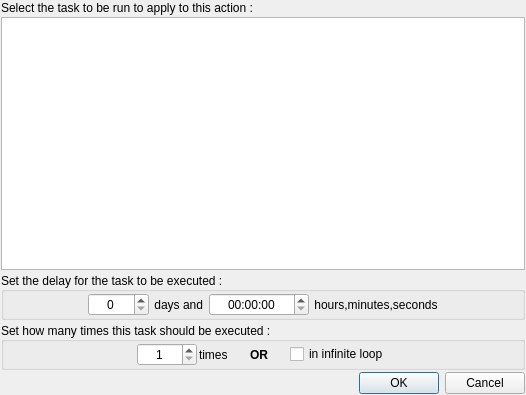
<?xml version="1.0" encoding="UTF-8"?>
<ui version="4.0">
 <class>CreateRunningOtherTaskActionDialog</class>
 <widget class="QDialog" name="CreateRunningOtherTaskActionDialog">
  <property name="geometry">
   <rect>
    <x>0</x>
    <y>0</y>
    <width>526</width>
    <height>395</height>
   </rect>
  </property>
  <property name="windowTitle">
   <string>Create/Edit a Running Another Task Action</string>
  </property>
  <layout class="QVBoxLayout" name="verticalLayout">
   <property name="spacing">
    <number>2</number>
   </property>
   <property name="leftMargin">
    <number>1</number>
   </property>
   <property name="topMargin">
    <number>1</number>
   </property>
   <property name="rightMargin">
    <number>1</number>
   </property>
   <property name="bottomMargin">
    <number>1</number>
   </property>
   <item>
    <widget class="QLabel" name="label">
     <property name="text">
      <string>Select the task to be run to apply to this action :</string>
     </property>
    </widget>
   </item>
   <item>
    <widget class="NoFocusCellTableWidget" name="tableWidget">
     <property name="focusPolicy">
      <enum>Qt::FocusPolicy::StrongFocus</enum>
     </property>
     <property name="horizontalScrollBarPolicy">
      <enum>Qt::ScrollBarPolicy::ScrollBarAlwaysOff</enum>
     </property>
     <property name="editTriggers">
      <set>QAbstractItemView::EditTrigger::NoEditTriggers</set>
     </property>
     <property name="tabKeyNavigation">
      <bool>true</bool>
     </property>
     <property name="showDropIndicator" stdset="0">
      <bool>true</bool>
     </property>
     <property name="dragDropOverwriteMode">
      <bool>false</bool>
     </property>
     <property name="selectionMode">
      <enum>QAbstractItemView::SelectionMode::SingleSelection</enum>
     </property>
     <property name="selectionBehavior">
      <enum>QAbstractItemView::SelectionBehavior::SelectItems</enum>
     </property>
     <property name="rowCount">
      <number>0</number>
     </property>
     <property name="columnCount">
      <number>2</number>
     </property>
     <attribute name="horizontalHeaderVisible">
      <bool>false</bool>
     </attribute>
     <attribute name="horizontalHeaderMinimumSectionSize">
      <number>64</number>
     </attribute>
     <attribute name="horizontalHeaderDefaultSectionSize">
      <number>250</number>
     </attribute>
     <attribute name="verticalHeaderVisible">
      <bool>false</bool>
     </attribute>
     <column/>
     <column/>
    </widget>
   </item>
   <item>
    <widget class="QGroupBox" name="delayGroup">
     <property name="sizePolicy">
      <sizepolicy hsizetype="Preferred" vsizetype="Preferred">
       <horstretch>0</horstretch>
       <verstretch>0</verstretch>
      </sizepolicy>
     </property>
     <property name="title">
      <string>Set the delay for the task to be executed :</string>
     </property>
     <property name="alignment">
      <set>Qt::AlignmentFlag::AlignLeading|Qt::AlignmentFlag::AlignLeft|Qt::AlignmentFlag::AlignVCenter</set>
     </property>
     <property name="flat">
      <bool>true</bool>
     </property>
     <property name="checkable">
      <bool>false</bool>
     </property>
     <property name="checked">
      <bool>false</bool>
     </property>
     <layout class="QHBoxLayout" name="horizontalLayout_5">
      <property name="spacing">
       <number>2</number>
      </property>
      <property name="leftMargin">
       <number>1</number>
      </property>
      <property name="topMargin">
       <number>1</number>
      </property>
      <property name="rightMargin">
       <number>1</number>
      </property>
      <property name="bottomMargin">
       <number>1</number>
      </property>
      <item>
       <spacer name="horizontalSpacer_11">
        <property name="orientation">
         <enum>Qt::Orientation::Horizontal</enum>
        </property>
        <property name="sizeType">
         <enum>QSizePolicy::Policy::Expanding</enum>
        </property>
        <property name="sizeHint" stdset="0">
         <size>
          <width>20</width>
          <height>20</height>
         </size>
        </property>
       </spacer>
      </item>
      <item>
       <widget class="NoWheelFocusSpinBox" name="spinBox_4">
        <property name="minimumSize">
         <size>
          <width>60</width>
          <height>0</height>
         </size>
        </property>
        <property name="alignment">
         <set>Qt::AlignmentFlag::AlignCenter</set>
        </property>
        <property name="maximum">
         <number>10000</number>
        </property>
       </widget>
      </item>
      <item>
       <widget class="QLabel" name="label_9">
        <property name="text">
         <string> days and </string>
        </property>
       </widget>
      </item>
      <item>
       <widget class="NoWheelFocusTimeEdit" name="timeEdit_2">
        <property name="minimumSize">
         <size>
          <width>100</width>
          <height>0</height>
         </size>
        </property>
        <property name="alignment">
         <set>Qt::AlignmentFlag::AlignCenter</set>
        </property>
        <property name="displayFormat">
         <string notr="true">HH:mm:ss</string>
        </property>
       </widget>
      </item>
      <item>
       <widget class="QLabel" name="label_10">
        <property name="text">
         <string> hours,minutes,seconds</string>
        </property>
       </widget>
      </item>
      <item>
       <spacer name="horizontalSpacer_12">
        <property name="orientation">
         <enum>Qt::Orientation::Horizontal</enum>
        </property>
        <property name="sizeType">
         <enum>QSizePolicy::Policy::Expanding</enum>
        </property>
        <property name="sizeHint" stdset="0">
         <size>
          <width>20</width>
          <height>20</height>
         </size>
        </property>
       </spacer>
      </item>
     </layout>
    </widget>
   </item>
   <item>
    <widget class="QGroupBox" name="delayGroup_2">
     <property name="sizePolicy">
      <sizepolicy hsizetype="Preferred" vsizetype="Preferred">
       <horstretch>0</horstretch>
       <verstretch>0</verstretch>
      </sizepolicy>
     </property>
     <property name="title">
      <string>Set how many times this task should be executed :</string>
     </property>
     <property name="alignment">
      <set>Qt::AlignmentFlag::AlignLeading|Qt::AlignmentFlag::AlignLeft|Qt::AlignmentFlag::AlignVCenter</set>
     </property>
     <property name="flat">
      <bool>true</bool>
     </property>
     <property name="checkable">
      <bool>false</bool>
     </property>
     <property name="checked">
      <bool>false</bool>
     </property>
     <layout class="QHBoxLayout" name="horizontalLayout_4">
      <property name="spacing">
       <number>2</number>
      </property>
      <property name="leftMargin">
       <number>1</number>
      </property>
      <property name="topMargin">
       <number>1</number>
      </property>
      <property name="rightMargin">
       <number>1</number>
      </property>
      <property name="bottomMargin">
       <number>1</number>
      </property>
      <item>
       <spacer name="horizontalSpacer_7">
        <property name="orientation">
         <enum>Qt::Orientation::Horizontal</enum>
        </property>
        <property name="sizeType">
         <enum>QSizePolicy::Policy::Expanding</enum>
        </property>
        <property name="sizeHint" stdset="0">
         <size>
          <width>20</width>
          <height>20</height>
         </size>
        </property>
       </spacer>
      </item>
      <item>
       <widget class="NoWheelFocusSpinBox" name="spinBox_3">
        <property name="minimumSize">
         <size>
          <width>60</width>
          <height>0</height>
         </size>
        </property>
        <property name="alignment">
         <set>Qt::AlignmentFlag::AlignCenter</set>
        </property>
        <property name="minimum">
         <number>1</number>
        </property>
        <property name="maximum">
         <number>9999</number>
        </property>
       </widget>
      </item>
      <item>
       <widget class="QLabel" name="label_7">
        <property name="text">
         <string>times</string>
        </property>
       </widget>
      </item>
      <item>
       <spacer name="horizontalSpacer_8">
        <property name="orientation">
         <enum>Qt::Orientation::Horizontal</enum>
        </property>
        <property name="sizeType">
         <enum>QSizePolicy::Policy::Fixed</enum>
        </property>
        <property name="sizeHint" stdset="0">
         <size>
          <width>20</width>
          <height>20</height>
         </size>
        </property>
       </spacer>
      </item>
      <item>
       <widget class="QLabel" name="label_8">
        <property name="font">
         <font>
          <bold>true</bold>
         </font>
        </property>
        <property name="text">
         <string>OR</string>
        </property>
       </widget>
      </item>
      <item>
       <spacer name="horizontalSpacer_9">
        <property name="orientation">
         <enum>Qt::Orientation::Horizontal</enum>
        </property>
        <property name="sizeType">
         <enum>QSizePolicy::Policy::Fixed</enum>
        </property>
        <property name="sizeHint" stdset="0">
         <size>
          <width>20</width>
          <height>20</height>
         </size>
        </property>
       </spacer>
      </item>
      <item>
       <widget class="QCheckBox" name="checkBox_2">
        <property name="text">
         <string>in infinite loop</string>
        </property>
       </widget>
      </item>
      <item>
       <spacer name="horizontalSpacer_10">
        <property name="orientation">
         <enum>Qt::Orientation::Horizontal</enum>
        </property>
        <property name="sizeType">
         <enum>QSizePolicy::Policy::Expanding</enum>
        </property>
        <property name="sizeHint" stdset="0">
         <size>
          <width>20</width>
          <height>20</height>
         </size>
        </property>
       </spacer>
      </item>
     </layout>
    </widget>
   </item>
   <item>
    <widget class="QDialogButtonBox" name="buttonBox">
     <property name="orientation">
      <enum>Qt::Orientation::Horizontal</enum>
     </property>
     <property name="standardButtons">
      <set>QDialogButtonBox::StandardButton::Cancel|QDialogButtonBox::StandardButton::Ok</set>
     </property>
    </widget>
   </item>
  </layout>
 </widget>
 <customwidgets>
  <customwidget>
   <class>NoWheelFocusSpinBox</class>
   <extends>QSpinBox</extends>
   <header location="global">ui/CustomPrimaryWidgets.h</header>
  </customwidget>
  <customwidget>
   <class>NoWheelFocusTimeEdit</class>
   <extends>QTimeEdit</extends>
   <header location="global">ui/CustomPrimaryWidgets.h</header>
  </customwidget>
  <customwidget>
   <class>NoFocusCellTableWidget</class>
   <extends>QTableWidget</extends>
   <header location="global">ui/CustomPrimaryWidgets.h</header>
  </customwidget>
 </customwidgets>
 <resources/>
 <connections>
  <connection>
   <sender>buttonBox</sender>
   <signal>accepted()</signal>
   <receiver>CreateRunningOtherTaskActionDialog</receiver>
   <slot>accept()</slot>
   <hints>
    <hint type="sourcelabel">
     <x>275</x>
     <y>354</y>
    </hint>
    <hint type="destinationlabel">
     <x>275</x>
     <y>183</y>
    </hint>
   </hints>
  </connection>
  <connection>
   <sender>buttonBox</sender>
   <signal>rejected()</signal>
   <receiver>CreateRunningOtherTaskActionDialog</receiver>
   <slot>reject()</slot>
   <hints>
    <hint type="sourcelabel">
     <x>275</x>
     <y>354</y>
    </hint>
    <hint type="destinationlabel">
     <x>275</x>
     <y>183</y>
    </hint>
   </hints>
  </connection>
 </connections>
</ui>
